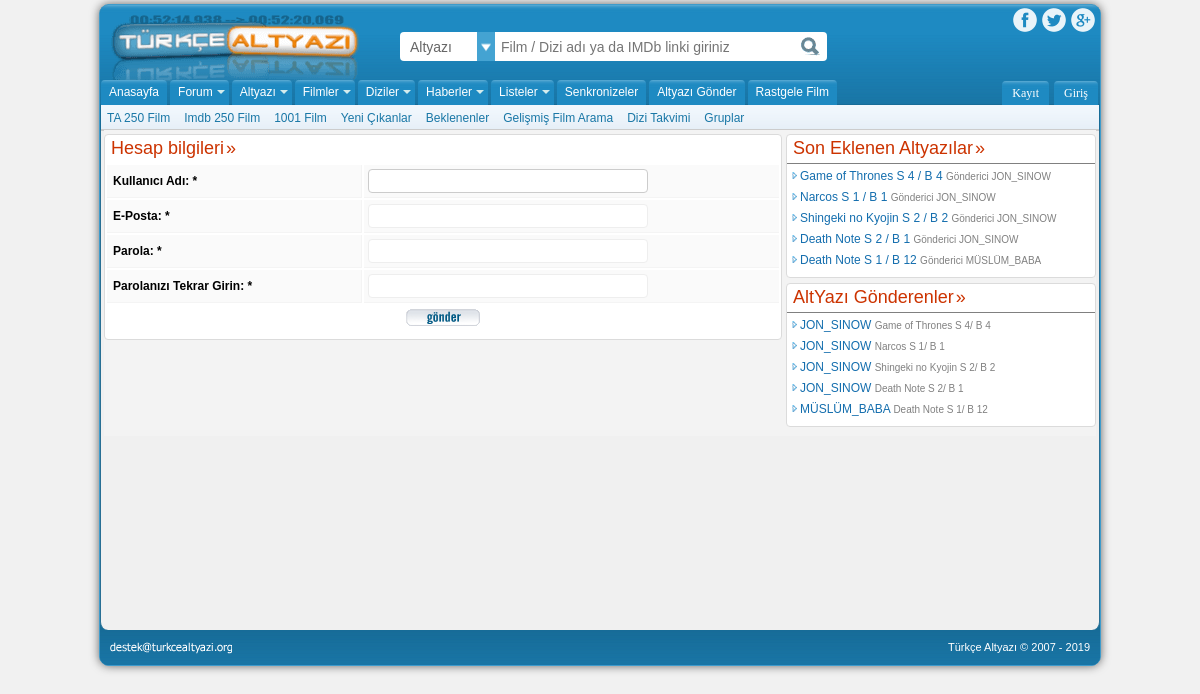
Screenshot of /kayit.php?gonder=kabul with the database file from the repository.
### tables this page shows
CREATE TABLE `subs` (
  `id` int(10) UNSIGNED NOT NULL,
  `diziname` varchar(50) NOT NULL,
  `username` varchar(50) NOT NULL,
  `diziyolu` varchar(100) NOT NULL,
  `diziyorum` varchar(500) NOT NULL,
  `sezon` tinyint(3) UNSIGNED NOT NULL,
  `bolum` tinyint(3) UNSIGNED NOT NULL,
  `dil` varchar(20) NOT NULL,
  `zaman` timestamp NOT NULL DEFAULT CURRENT_TIMESTAMP,
  `onay` tinyint(3) UNSIGNED NOT NULL
);

### kayit.php (the view, shortened to what this page needs)
<?php
require_once("baglanti.php");
?>
<!DOCTYPE html>
<html>
<head>
    <link rel="stylesheet" href="main.css">
</head>
<body onscroll="yukari()">
    <div id="cerceve">
        <div id="header" onscroll="yukari()">
            <a id="hlogo" href="index.php" title="Altyazı"></a>
            <div id="Find">
                <ul>
                    <li onclick="menuac()" onmouseout="kapat()">
                        <a class="menu-bas-yazı">Altyazı</a>
                    </li>
                </ul>
                <form method="POST" action="arama.php">
                    <input type="text" class="text-place" placeholder="Film / Dizi adı ya da IMDb linki giriniz" name="find">
                    <input type="submit" value="">
                </form>
            </div>
            <div id="social">
                <a id="Facebook"></a>
                <a id="Twitter"></a>
                <a id="Google"></a>
            </div>
            <div id="menu">
                <ul>
                    <li class="orta-menu" onmouseover="ortamenuac(0)"><a href="index.php">Anasayfa</a>
                        <ul class="orta-menu-liste" style="display: block;">
                            <li><a href="" #>TA 250 Film</a></li>
                            <li><a href="" #>Imdb 250 Film</a></li>
                            <li><a href="" #>1001 Film</a></li>
                            <li><a href="" #>Yeni Çıkanlar</a></li>
                            <li><a href="" #>Beklenenler</a></li>
                            <li><a href="" #>Gelişmiş Film Arama</a></li>
                            <li><a href="" #>Dizi Takvimi</a></li>
                            <li><a href="" #>Gruplar</a></li>
                        </ul>
                    </li>
                    <li class="ok orta-menu" onmouseover="ortamenuac(1)"><a>Forum</a>
                    </li>
                    <li class="ok orta-menu" onmouseover="ortamenuac(2)"><a>Altyazı</a>
                    </li>
                    <li class="ok orta-menu" onmouseover="ortamenuac(3)"><a>Filmler</a>
                    </li>
                    <li class="ok orta-menu" onmouseover="ortamenuac(4)"><a>Diziler</a>
                    </li>
                    <li class="ok orta-menu" onmouseover="ortamenuac(5)"><a>Haberler</a>
                    </li>
                    <li class="ok orta-menu" onmouseover="ortamenuac(6)"><a>Listeler</a>
                    </li>
                    <li><a>Senkronizeler</a></li>
                    <li><a>Altyazı Gönder</a></li>
                    <li><a>Rastgele Film</a></li>
                </ul>
            </div>
            <?php
            if(!isset($_SESSION["Kullanici"])){
            ?>
            <a id="giris" onclick="gpaneliAc()">Giriş</a>
            <a id="register" href="kayit.php">Kayıt</a>
            <?php
            }
                ?>
        </div>
        <div id="govde">
            <div id="zemingovde">
                <div id="solgovde">
                    <div class="sblock">
                        <?php
                    if(!$_GET){
                        ?>
                        <div class="baslik">
                            <h2><a href="#" title="Pek Yakında">Türkçe Altyazı - Kayıt Anlaşması</a></h2>
                        </div>
                        <div style="padding:10px;">Bu sitenin yöneticileri ve bölüm yetkilileri her ne kadar itiraz
                            edilebilecek her türlü
                            materyali mümkün olduğu kadar kısa sürede siteden kaldıracak da olsa, bütün iletilerin
                            incelenmesi mümkün
                            olmamaktadır. Bu durumda siz buraya gönderilen her iletinin, onu gönderen kullanıcının
                            görüşlerini yansıttığını,
                            bölüm yetkililerinin, site yöneticilerinin (kendilerine ait iletiler dışında) sorumlu
                            tutulamayacağını peşinen
                            kabul etmiş bulunuyorsunuz.<br><br>Aşağılayıcı, müstehcen, kaba, iftira niteliğinde, nefret
                            dolu, tehdit edici,
                            sekse yönelik ya da kanunlarla çelişecek içerikler göndermeyeceğinizi kabul ediyorsunuz.
                            Bunları dikkate almamanız
                            durumunda hemen ve süresizce siteden uzaklaştırılırsınız (ve servis sağlayıcınız da haberdar
                            edilir). Her
                            iletinin IP adresi bunları engellemek için kaydedilmektedir. Bu sitenin yöneticileri veya
                            bölüm yetkililerini
                            kendi iradeleri doğrultusuna herhangi bir başlığı silme, taşıma, kilitleme yetkisi olduğunu
                            kabul ediyorsunuz.
                            Bir kullanıcı olarak her girdiğiniz bilginin veritabanında saklanacağını kabul ediyorsunuz.
                            Her ne kadar bu
                            bilgiler sizin bilginiz dışında 3. şahıslara verilmeyecek olsa da, herhangi bir 'hack' olayı
                            sonucunda bu
                            bilgiler 3. şahıslara dağılırsa bundan, Forum ya da Site Yöneticilerini sorumlu
                            tutamazsınız.<br><br>Bu site
                            sistemi, bazı bilgileri bilgisayarınızda saklamak için çerez'leri (cookie) kullanmaktadır.
                            Girdiğiniz özel
                            bilgilerin hiçbiri bu çerez'lerde (cookie) bulunmamaktadır, bunların tek amacı sitede daha
                            rahat bir gezinti
                            yapabilmenizdir. E-Posta adresiniz sadece kaydınızı onaylamak ve parolanızı yollamak içindir
                            (unuttuğunuz zaman
                            parolanızı yeniden yollamak için).<br><br>Aşağıdaki, kabul ediyorum linkine basmak sureti
                            ile yukarıdaki bütün
                            koşulların bağlayıcılığını kabul edersiniz.
                        </div>
                        <div id="ortala">
                            <a class="onaybut" href="kayit.php?gonder=kabul">Kabul Ediyorum</a>
                            <br><br>
                            <a class="onaybut" href="index.php">Bu Koşulları Kabul Etmiyorum</a>
                        </div>
                        <?php
                    }else{
                        $gelen = $_GET["gonder"];
                        if($gelen == "kabul"){
                            ?>
                        <div class="baslik">
                            <h2><a href="#" title="Hesap Bilgileri">Hesap bilgileri</a></h2>
                        </div>
                        <form method="POST" action="kayit.php?gonder=kabul">
                            <table border="0" width="100%">
                                <tr>
                                    <td class="soltab" width="38%">
                                        <span class="solic">
                                            Kullanıcı Adı: *
                                            <br>
                                        </span>
                                    </td>
                                    <td class="sagtab">
                                        <input type="text" maxlength="25" size="25" name="username" class="bilgi"
                                            style="border: 1px solid rgb(204, 204, 204);" required="required">
                                    </td>
                                </tr>
                                <tr>
                                    <td class="soltab" width="38%">
                                        <span class="solic">
                                            E-Posta: *<br>
                                        </span>
                                    </td>
                                    <td class="sagtab">
                                        <input type="email" maxlength="25" size="25" name="eposta" class="bilgi"
                                            required="required">
                                    </td>
                                </tr>
                                <tr>
                                    <td class="soltab" width="38%">
                                        <span class="solic">
                                            Parola: *<br>
                                        </span>
                                    </td>
                                    <td class="sagtab">
                                        <input type="password" maxlength="25" size="25" name="sifre" class="bilgi"
                                            required="required">
                                    </td>
                                </tr>
                                <tr>
                                    <td class="soltab" width="38%">
                                        <span class="solic">
                                            Parolanızı Tekrar Girin: *<br>
                                        </span>
                                    </td>
                                    <td class="sagtab">
                                        <input type="password" maxlength="25" size="25" name="sifre2" class="bilgi"
                                            required="required">
                                    </td>
                                </tr>
                                <tr>
                                    <td colspan="2" height="28" align="center">
                                        <input type="image" src="img/submit.gif" value="Submit">
                                    </td>
                                </tr>
                            </table>
                        </form>
                        <?php
                        }
                    }
                    ?>
                    </div>
                </div>
                <div id="sag-govde">
                <div class="kisa-sol">
                            <div class="baslik" style="border-bottom:1px solid gray;">
                                <h2><a href="#" title="Son Eklenen Altyazılar">Son Eklenen Altyazılar</a></h2>
                            </div>
                            <div class="alt-menu-icerik">
                                <ul>
                                <?php
                                $altyazı_sorgu = $db->query("SELECT * FROM subs WHERE onay = '1' ORDER BY id DESC LIMIT 5");
                                while($veri = $altyazı_sorgu->fetch_assoc()){
                                    $diziname = $veri["diziname"];
                                    $sezon = $veri["sezon"];
                                    $bolum = $veri["bolum"];
                                    $g_adi= $veri["username"];
                                    $dizi_sorgu = $db->query("SELECT * FROM yildizoy WHERE isim = '$diziname'");
                                    $dizi_veri = $dizi_sorgu->fetch_assoc();
                                    $dizi_yol = $dizi_veri["yol"];
                                    echo '
                                        <li>
                                            <a href="'.$dizi_yol.'">'.$diziname.' S '.$sezon.' / B '.$bolum.' <span style="color:gray;font-size:10px;"> Gönderici '.$g_adi.' </span></a>
                                        </li>
                                        ';
                                }
                            ?>
                                </ul>
                            </div>
                </div>
                <div class="kisa-sol">
                                <div class="baslik" style="border-bottom:1px solid gray;">
                                    <h2><a href="#" title="Pek Yakında">AltYazı Gönderenler</a></h2>
                                </div>
                                <div class="alt-menu-icerik">
                                    <ul>
                                        <?php
                                        $altyazı_sorgu = $db->query("SELECT * FROM subs WHERE onay = '1' ORDER BY id DESC LIMIT 5");
                                            while($veri = $altyazı_sorgu->fetch_assoc()){
                                                $g_name = $veri["username"];
                                                $diziname = $veri["diziname"];
                                                $sezon = $veri["sezon"];
                                                $bolum = $veri["bolum"];
                                                $kullanici_sorgu = $db->query("SELECT * FROM uyeler WHERE username = '$g_name' ");
                                                $kullanici_veri = $kullanici_sorgu->fetch_assoc();
                                                $kullanici_id = $kullanici_veri["id"];
                                                echo '
                                                    <li>
                                                        <a href="members/'.$kullanici_id.'.php">'.$g_name.' <span style="font-size:10px;color:gray"> '.$diziname.' S '.$sezon.'/ B '.$bolum.'</span></a>
                                                    </li>
                                                    ';
                                            }
                                        ?>
                                    </ul>
                                </div>
                            </div>
                </div>
            </div>
        </div>
        <div id="footer">
            <span id="eposta"></span>
            <span id="son">Türkçe Altyazı © 2007 - 2019</span>
        </div>
    </div>
</body>
</html>

### rows the page displays
subs: diziname "Game of Thrones", sezon "4", bolum "4", username "JON_SINOW"
subs: diziname "Narcos", sezon "1", bolum "1", username "JON_SINOW"
subs: diziname "Shingeki no Kyojin", sezon "2", bolum "2", username "JON_SINOW"
subs: diziname "Death Note", sezon "2", bolum "1", username "JON_SINOW"
subs: diziname "Death Note", sezon "1", bolum "12", username "MÜSLÜM_BABA"
